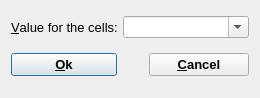
<?xml version="1.0" encoding="UTF-8"?>
<ui version="4.0">
 <comment>Dialog for changing object values withing range</comment>
 <class>CalcCheckDialogData</class>
 <widget class="QDialog" name="CalcCheckDialogData">
  <property name="geometry">
   <rect>
    <x>0</x>
    <y>0</y>
    <width>260</width>
    <height>98</height>
   </rect>
  </property>
  <property name="windowTitle">
   <string>Change Value to Set Cells</string>
  </property>
  <property name="modal">
   <bool>true</bool>
  </property>
  <layout class="QGridLayout" name="gridLayout">
   <item row="0" column="0">
    <widget class="QLabel" name="TextLabel2">
     <property name="font">
      <font>
       <pointsize>10</pointsize>
      </font>
     </property>
     <property name="text">
      <string>&amp;Value for the cells:</string>
     </property>
     <property name="wordWrap">
      <bool>false</bool>
     </property>
     <property name="buddy">
      <cstring>pValue</cstring>
     </property>
    </widget>
   </item>
   <item row="0" column="1" colspan="2">
    <widget class="QComboBox" name="pValue">
     <property name="acceptDrops">
      <bool>true</bool>
     </property>
     <property name="toolTip">
      <string>All selected cells will be set to a value that you type into this field</string>
     </property>
     <property name="editable">
      <bool>true</bool>
     </property>
    </widget>
   </item>
   <item row="1" column="0">
    <widget class="QPushButton" name="PushButton1">
     <property name="sizePolicy">
      <sizepolicy hsizetype="Expanding" vsizetype="Fixed">
       <horstretch>0</horstretch>
       <verstretch>0</verstretch>
      </sizepolicy>
     </property>
     <property name="minimumSize">
      <size>
       <width>100</width>
       <height>0</height>
      </size>
     </property>
     <property name="font">
      <font>
       <pointsize>10</pointsize>
       <weight>75</weight>
       <bold>true</bold>
      </font>
     </property>
     <property name="text">
      <string>&amp;Ok</string>
     </property>
     <property name="shortcut">
      <string>Alt+O</string>
     </property>
     <property name="default">
      <bool>true</bool>
     </property>
    </widget>
   </item>
   <item row="1" column="1">
    <spacer>
     <property name="orientation">
      <enum>Qt::Horizontal</enum>
     </property>
     <property name="sizeType">
      <enum>QSizePolicy::Expanding</enum>
     </property>
     <property name="sizeHint" stdset="0">
      <size>
       <width>12</width>
       <height>31</height>
      </size>
     </property>
    </spacer>
   </item>
   <item row="1" column="2">
    <widget class="QPushButton" name="PushButton1_2">
     <property name="sizePolicy">
      <sizepolicy hsizetype="Expanding" vsizetype="Fixed">
       <horstretch>0</horstretch>
       <verstretch>0</verstretch>
      </sizepolicy>
     </property>
     <property name="minimumSize">
      <size>
       <width>100</width>
       <height>0</height>
      </size>
     </property>
     <property name="font">
      <font>
       <pointsize>10</pointsize>
       <weight>75</weight>
       <bold>true</bold>
      </font>
     </property>
     <property name="text">
      <string>&amp;Cancel</string>
     </property>
     <property name="shortcut">
      <string>Alt+C</string>
     </property>
    </widget>
   </item>
  </layout>
 </widget>
 <layoutdefault spacing="6" margin="11"/>
 <resources/>
 <connections>
  <connection>
   <sender>PushButton1_2</sender>
   <signal>clicked()</signal>
   <receiver>CalcCheckDialogData</receiver>
   <slot>reject()</slot>
   <hints>
    <hint type="sourcelabel">
     <x>20</x>
     <y>20</y>
    </hint>
    <hint type="destinationlabel">
     <x>20</x>
     <y>20</y>
    </hint>
   </hints>
  </connection>
  <connection>
   <sender>PushButton1</sender>
   <signal>clicked()</signal>
   <receiver>CalcCheckDialogData</receiver>
   <slot>CmOk()</slot>
   <hints>
    <hint type="sourcelabel">
     <x>20</x>
     <y>20</y>
    </hint>
    <hint type="destinationlabel">
     <x>20</x>
     <y>20</y>
    </hint>
   </hints>
  </connection>
 </connections>
</ui>
